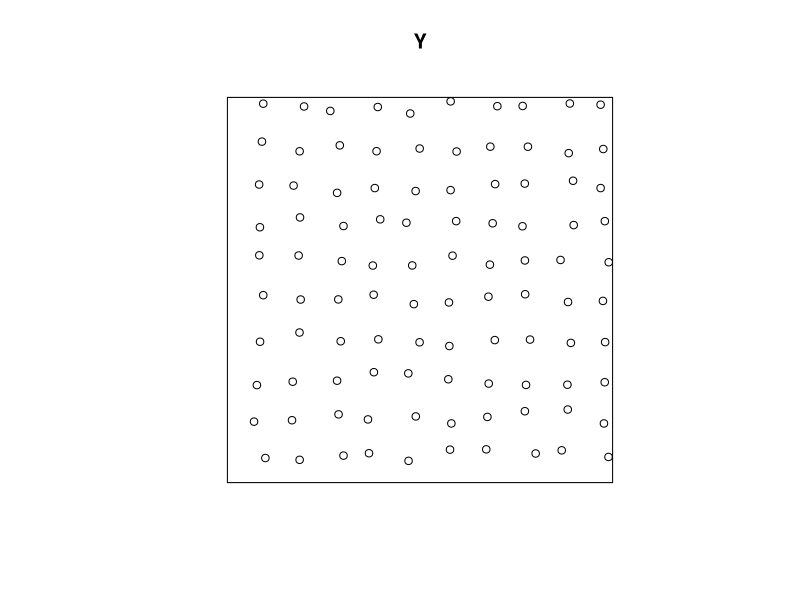

Generate this figure with R:
library(spatstat)


### Name: rjitter
### Title: Random Perturbation of a Point Pattern
### Aliases: rjitter
### Keywords: spatial datagen

### ** Examples

   X <- rsyst(owin(), 10, 10)
   Y <- rjitter(X, 0.02)
   plot(Y)
   Z <- rjitter(X)
